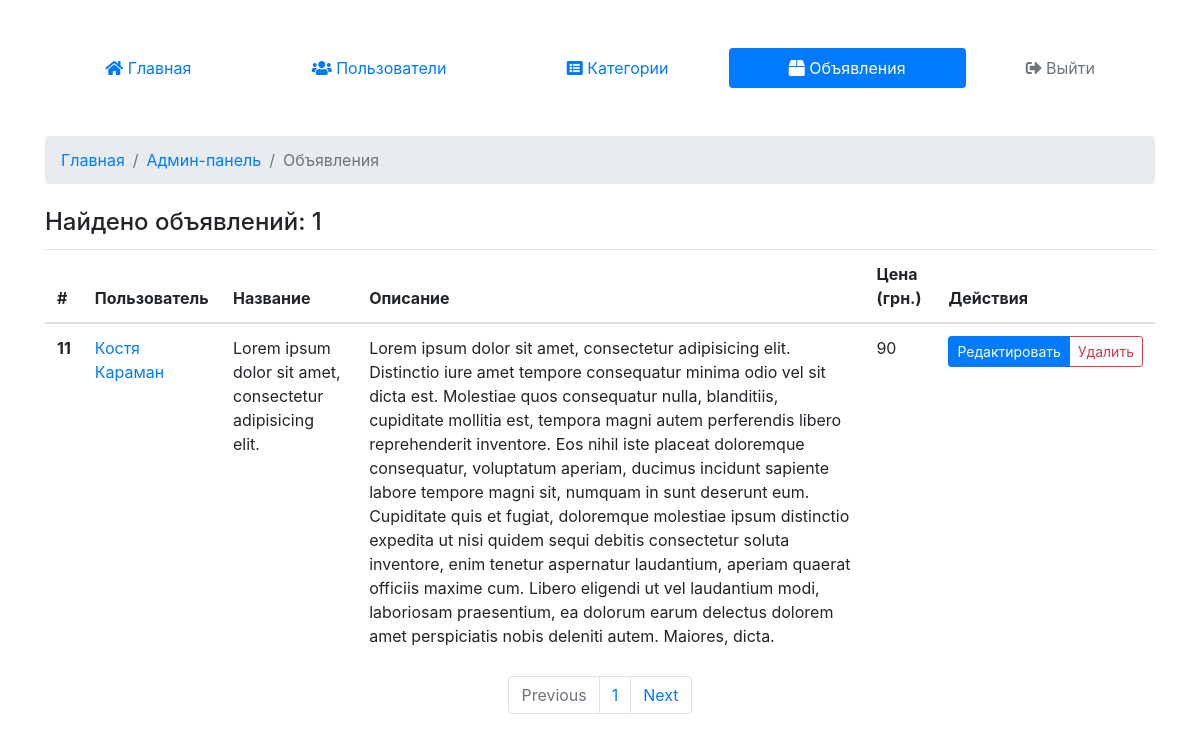
Page /admin/lots (signed in) on the earlier database version.
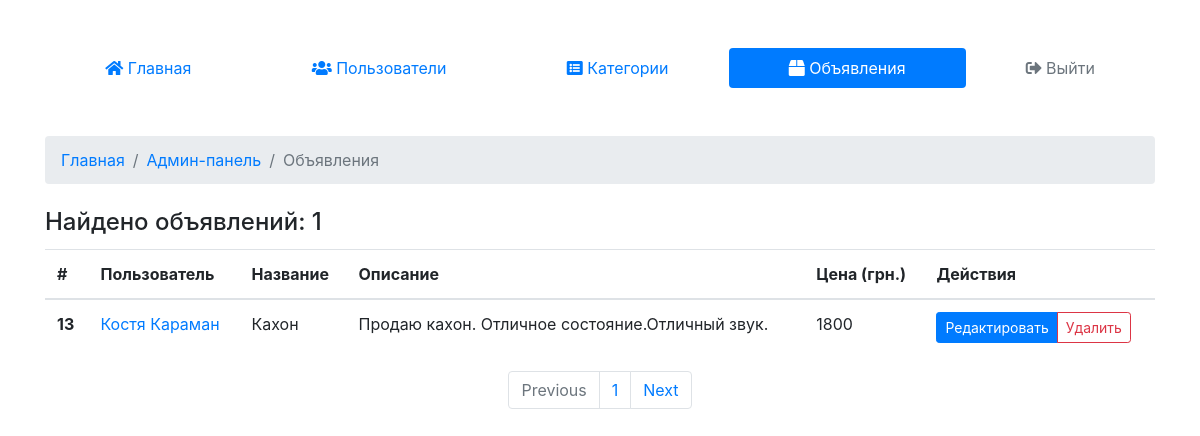
Same page on the later database version.
### tables this page shows
CREATE TABLE `lots` (
  `lot_id` int(11) NOT NULL,
  `user_id` int(11) NOT NULL,
  `title` varchar(255) NOT NULL,
  `about` text NOT NULL,
  `price` int(11) NOT NULL,
  `currency_id` int(11) UNSIGNED NOT NULL,
  `image` varchar(255) NOT NULL DEFAULT 'no_image.jpg',
  `state` varchar(255) NOT NULL,
  `category_id` int(11) DEFAULT NULL,
  `date` varchar(255) NOT NULL
);

### core/classes/Admin.class.php (called while the page is built, shortened)
<?php
  class Admin {
    public static function getLots() {
      $db = new DB();
      $sel_lots = $db->conn()->query("SELECT * FROM `lots` ORDER BY `lot_id` DESC");
      $sel_lots = $sel_lots->fetchAll();
      for ($i = 0; $i < count($sel_lots); $i++) {
        $user = User::get($sel_lots[$i]['user_id']);
        $sel_lots[$i]['username'] = $user['name']." ".$user['surname'];
      }
      return $sel_lots;
    }
  }
?>

### core/classes/DB.class.php (called while the page is built)
<?php
	class DB {
		private $pdo;
		public function __construct() {
			$dsn = "mysql:host=localhost;dbname=mbk_shop_user;charset=utf8";
			$opt = [
					PDO::ATTR_ERRMODE            => PDO::ERRMODE_EXCEPTION,
					PDO::ATTR_DEFAULT_FETCH_MODE => PDO::FETCH_ASSOC,
					PDO::ATTR_EMULATE_PREPARES   => false,
			];
			$test_pdo = new PDO($dsn, "olga", "olga", $opt);
			if ($test_pdo == true) {
				$this->pdo = $test_pdo;
			} else {
				throw new Exception("Ошибка подключения к базе данных.");
			}
		}
		public function conn () {
			return $this->pdo;
		}
	}
?>

### templates/Default/admin/lots.php (the view, shortened to what this page needs)
<!doctype html>
<html lang="en">
<head>
  <link rel="stylesheet" href="https://stackpath.bootstrapcdn.com/bootstrap/4.1.3/css/bootstrap.min.css">
  <link rel="stylesheet" href="https://use.fontawesome.com/releases/v5.4.2/css/all.css">
</head>
<body>
  <div class="container">
    <div class="row">
      <div class="col-md-12 mt-5">
        <nav class="nav nav-pills flex-column flex-sm-row">
          <a class="flex-sm-fill text-sm-center nav-link" href="/admin"><i class="fas fa-home"></i> Главная</a>
          <a class="flex-sm-fill text-sm-center nav-link" href="/admin/users"><i class="fas fa-users"></i> Пользователи</a>
          <a class="flex-sm-fill text-sm-center nav-link" href="/admin/categories"><i class="fas fa-list-alt"></i> Категории</a>
          <a class="flex-sm-fill text-sm-center nav-link active" href="/admin/lots"><i class="fas fa-box"></i> Объявления</a>
          <a class="flex-sm-fill text-sm-center nav-link disabled" href="/logout"><i class="fas fa-sign-out-alt"></i> Выйти</a>
        </nav>
      </div>
    </div>
    <div class="row">
      <div class="col-md-12 mt-5">
        <nav aria-label="breadcrumb">
          <ol class="breadcrumb">
            <li class="breadcrumb-item"><a href="/">Главная</a></li>
            <li class="breadcrumb-item"><a href="/admin">Админ-панель</a></li>
            <li class="breadcrumb-item active" aria-current="page">Объявления</li>
          </ol>
        </nav>
      </div>
      <div class="col-md-12 mt-2">
        <div class="d-flex justify-content-between align-items-center">
          <h4>Найдено объявлений: <?=count($this->lots)?></h4>
        </div>
      </div>
      <div class="col-md-12 mt-1">
        <div class="table-responsive">
          <table class="table table-hover">
            <thead>
              <tr>
                <th scope="col">#</th>
                <th scope="col">Пользователь</th>
                <th scope="col">Название</th>
                <th scope="col">Описание</th>
                <th scope="col">Цена (грн.)</th>
                <th scope="col">Действия</th>
              </tr>
            </thead>
            <tbody>
          <? for($i = 0; $i < count($this->lots); $i++): ?>
              <tr>
                <th scope="row"><?=$this->lots[$i]['lot_id']?></th>
                <td><a href="/admin/users/edit/<?=$this->lots[$i]['user_id']?>"><?=$this->lots[$i]['username']?></a></td>
                <td><?=$this->lots[$i]['title']?></td>
                <td><?=$this->lots[$i]['about']?></td>
                <td><?=$this->lots[$i]['price']?></td>
                <td>
                  <div class="btn-group btn-group-sm" role="group">
                    <a class="btn btn-primary" href="/admin/lots/edit/<?=$this->lots[$i]['lot_id']?>">Редактировать</a>
                    <button class="btn btn-outline-danger" data-toggle="modal" data-target="#confirmDelLot" data-whatever="<?=$this->lots[$i]['lot_id']?>">Удалить</button>
                  </div>
                </td>
              </tr>
          <? endfor; ?>
            </tbody>
          </table>
        </div>
        <nav aria-label="Page navigation example">
          <ul class="pagination justify-content-center">
            <li class="page-item disabled">
              <a class="page-link" href="#" tabindex="-1">Previous</a>
            </li>
            <li class="page-item"><a class="page-link" href="#">1</a></li>
            <li class="page-item">
              <a class="page-link" href="#">Next</a>
            </li>
          </ul>
        </nav>
      </div>
    </div>
  </div>
</body>
</html>

Differences in the rows shown:
removed lots: lot_id "11", lots "Костя Караман", title "Lorem ipsum dolor sit amet, consectetur adipisicing elit.", about "Lorem ipsum dolor sit amet, consectetur adipisicing elit. Distinctio iure amet tempore consequatur minima odio vel sit dicta est. Molestiae quos consequatur nulla, blanditiis, cupiditate mollitia est, tempora magni autem perferendis libero reprehenderit inventore. Eos nihil iste placeat doloremque consequatur, voluptatum aperiam, ducimus incidunt sapiente labore tempore magni sit, numquam in sunt deserunt eum. Cupiditate quis et fugiat, doloremque molestiae ipsum distinctio expedita ut nisi quidem sequi debitis consectetur soluta inventore, enim tenetur aspernatur laudantium, aperiam quaerat officiis maxime cum. Libero eligendi ut vel laudantium modi, laboriosam praesentium, ea dolorum…", price "90"
added lots: lot_id "13", lots "Костя Караман", title "Кахон", about "Продаю кахон. Отличное состояние.Отличный звук.", price "1800"
